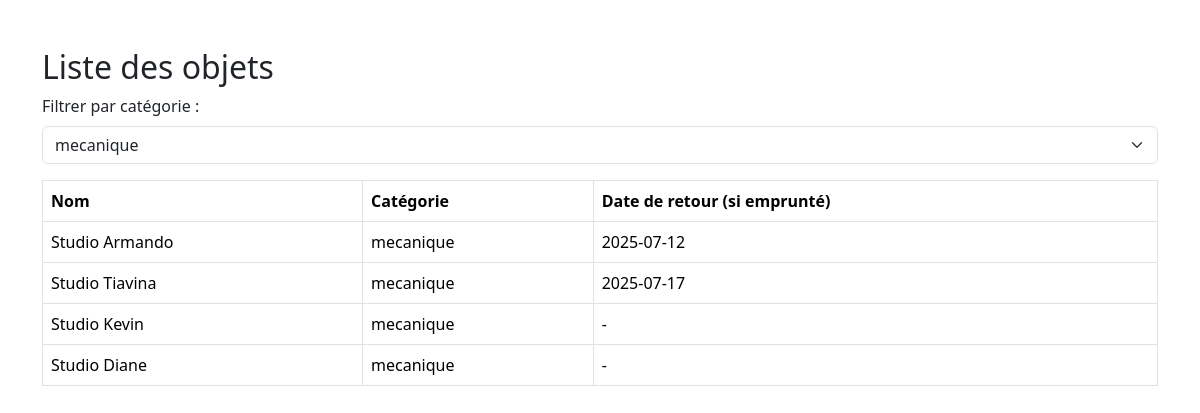
Page /pages/liste_objets.php?categorie=3 on the committed database.
### tables this page shows
CREATE TABLE Objet (
    id_objet INT AUTO_INCREMENT PRIMARY KEY,
    nom_objet VARCHAR(100),
    id_categorie INT,
    id_membre INT,
    FOREIGN KEY (id_categorie) REFERENCES categorie_objet(id_categorie),
    FOREIGN KEY (id_membre) REFERENCES membre(id_membre)
);

CREATE TABLE Categorie_objet (
    id_categorie INT AUTO_INCREMENT PRIMARY KEY,
    nom_categorie VARCHAR(50)
);

### pages/liste_objets.php (the view, shortened to what this page needs)
<?php
$mysqli = new mysqli('localhost', 'root', '', 'Examenfinal');
$categories = [];
$sql_categories = 'SELECT * FROM categorie_objet';
$result_categories = $mysqli->query($sql_categories);
if ($result_categories) {
    while ($row = $result_categories->fetch_assoc()) {
        $categories[] = $row;
    }
}
$id_categorie = isset($_GET['categorie']) ? intval($_GET['categorie']) : 0;
$where = $id_categorie ? 'WHERE objet.id_categorie = ' . $id_categorie : '';
$sql_objets = "SELECT objet.*, categorie_objet.nom_categorie,
        (SELECT date_retour FROM emprunt WHERE emprunt.id_objet = objet.id_objet ORDER BY date_retour DESC LIMIT 1) AS date_retour
        FROM objet
        JOIN categorie_objet ON objet.id_categorie = categorie_objet.id_categorie
        $where
        ORDER BY objet.id_objet";
$objets = [];
$result_objets = $mysqli->query($sql_objets);
if ($result_objets) {
    while ($row = $result_objets->fetch_assoc()) {
        $objets[] = $row;
    }
}
?>
<!DOCTYPE html>
<html lang="fr">
<head>
    <link rel="stylesheet" href="../assets/bootstrap/css/bootstrap.min.css">
</head>
<body>
<div class="container mt-5">
    <h2>Liste des objets</h2>
    <form method="get" class="mb-3">
        <label for="categorie" class="form-label">Filtrer par catégorie :</label>
        <select name="categorie" id="categorie" class="form-select" onchange="this.form.submit()">
            <?php foreach ($categories as $cat): ?>
                <option value="<?= $cat['id_categorie'] ?>" <?= $id_categorie == $cat['id_categorie'] ? 'selected' : '' ?>><?= htmlspecialchars($cat['nom_categorie']) ?></option>
            <?php endforeach; ?>
        </select>
    </form>
    <table class="table table-bordered">
        <thead>
            <tr>
                <th>Nom</th>
                <th>Catégorie</th>
                <th>Date de retour (si emprunté)</th>
            </tr>
        </thead>
        <tbody>
        <?php foreach ($objets as $objet): ?>
            <tr>
                <td><?= htmlspecialchars($objet['nom_objet']) ?></td>
                <td><?= htmlspecialchars($objet['nom_categorie']) ?></td>
                <td><?= $objet['date_retour'] ? htmlspecialchars($objet['date_retour']) : '-' ?></td>
            </tr>
        <?php endforeach; ?>
        </tbody>
    </table>
</div>
</body>
</html>

### rows in the picture
objet: nom_objet "Studio Armando", id_categorie.nom_categorie "mecanique", date_retour "2025-07-12"
objet: nom_objet "Studio Tiavina", id_categorie.nom_categorie "mecanique", date_retour "2025-07-17"
objet: nom_objet "Studio Kevin", id_categorie.nom_categorie "mecanique"
objet: nom_objet "Studio Diane", id_categorie.nom_categorie "mecanique"

### other values in the picture
form field categorie "mecanique"
